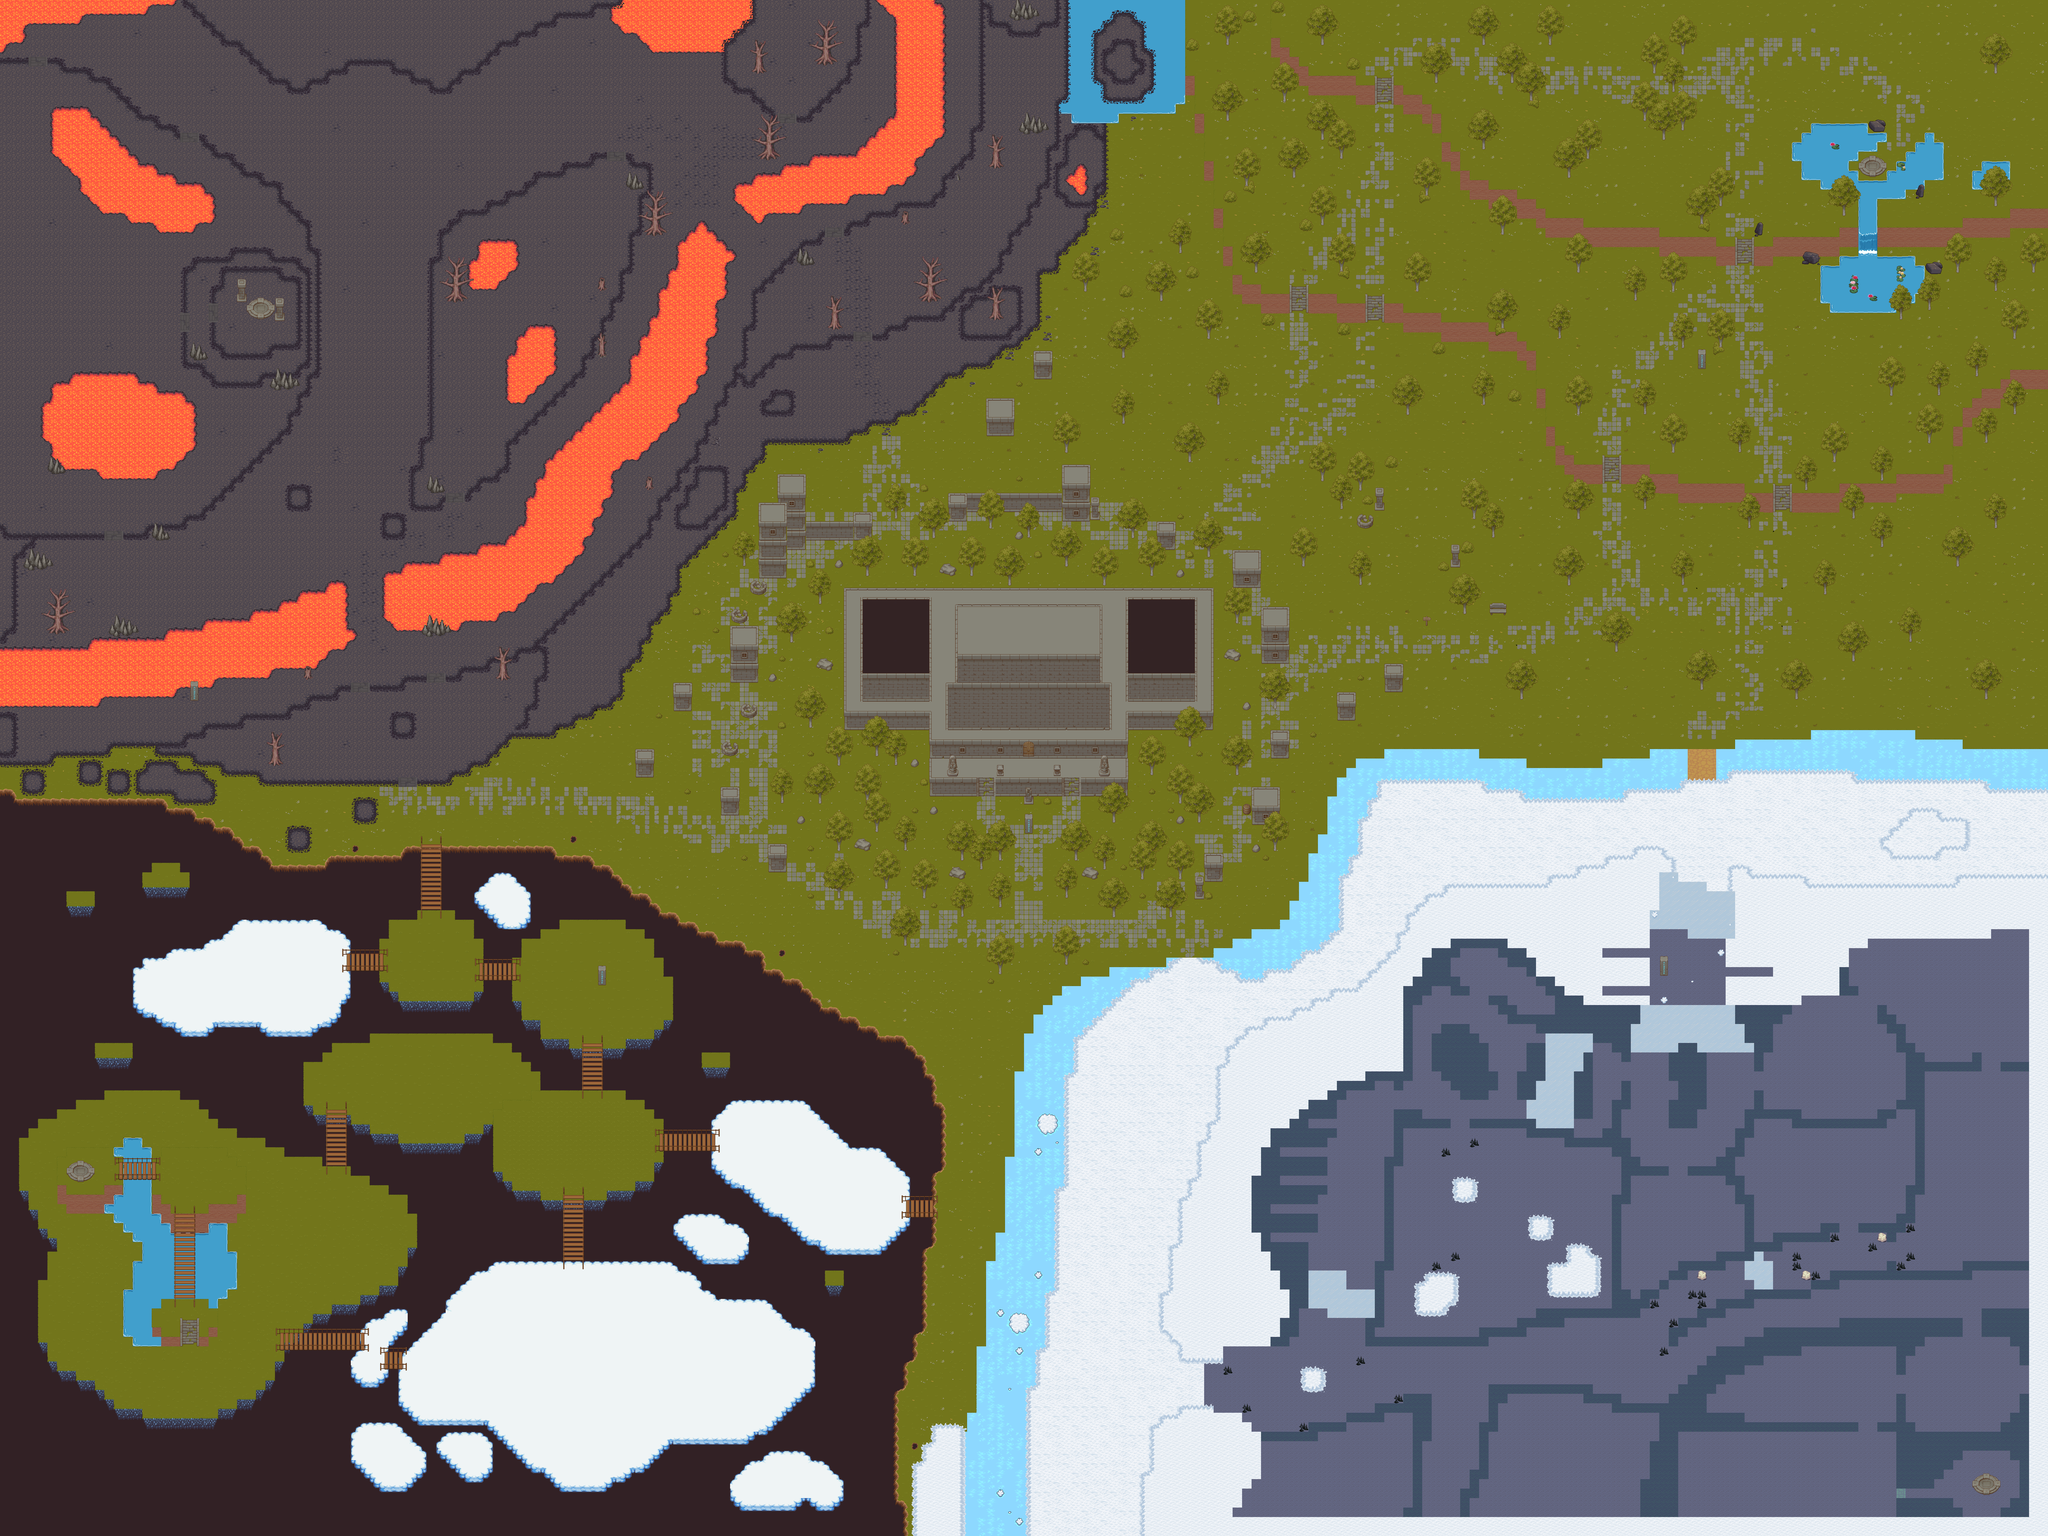

The image is a tile-based game level rendered from a .tmx file. Its description and source (layers, tilesets, objects; grid data summarised) follow:
An orthogonal 216x162 tile map with 32x32 px tiles, 10 tile layers (base, water, ground, upper_ground, ...), 2 hidden layers not drawn, 19 tilesets and 2186 objects (1970x collision, 55x volcano, 23x spike, 7x cave, 6x thunder, ...).

<map version="1.10" tiledversion="1.10.1" orientation="orthogonal" renderorder="right-down" width="216" height="162" tilewidth="32" tileheight="32" infinite="0" nextlayerid="28" nextobjectid="2993">
 <tileset firstgid="1" source="TSX/TX Tileset Grass.tsx" />
 <tileset firstgid="65" source="TSX/TX Tileset Wall.tsx" />
 <tileset firstgid="321" source="TSX/terrain.tsx" />
 <tileset firstgid="1345" source="TSX/TX Props.tsx" />
 <tileset firstgid="1601" source="TSX/TX Plant.tsx" />
 <tileset firstgid="1857" source="TSX/TX Tileset Stone Ground.tsx" />
 <tileset firstgid="1921" source="TSX/TX Struct.tsx" />
 <tileset firstgid="2177" source="TSX/TX Tileset Grass2.tsx" />
 <tileset firstgid="2277" source="TSX/TX Tileset Grass3.tsx" />
 <tileset firstgid="2377" source="TSX/TX Struct2.tsx" />
 <tileset firstgid="2633" source="TSX/waterfall-autotiles-anim.tsx" />
 <tileset firstgid="2685" source="TSX/calm-water-autotiles-anim.tsx" />
 <tileset firstgid="2877" source="TSX/terrain2.tsx" />
 <tileset firstgid="3901" source="TSX/ice.tsx" />
 <tileset firstgid="3917" source="TSX/TX Plant2.tsx" />
 <tileset firstgid="4173" source="TSX/cloud_tileset.tsx" />
 <tileset firstgid="4481" source="TSX/ashlands_tileset.tsx" />
 <tileset firstgid="4681" source="TSX/islandtiles.tsx" />
 <tileset firstgid="4831" source="TSX/bridge.tsx" />
 <layer id="1" name="base" width="216" height="162">
  <properties>
   <property name="invisible_possible" type="bool" value="false" />
  </properties>
  <data>[34992 cells, 34992 non-empty, 81 distinct tile ids]</data>
 </layer>
 <layer id="10" name="water" width="216" height="162">
  <properties>
   <property name="invisible_possible" type="bool" value="false" />
  </properties>
  <data>[34992 cells, 2436 non-empty, 44 distinct tile ids]</data>
 </layer>
 <layer id="2" name="ground" width="216" height="162">
  <properties>
   <property name="invisible_possible" type="bool" value="false" />
  </properties>
  <data>[34992 cells, 19952 non-empty, 299 distinct tile ids]</data>
 </layer>
 <layer id="11" name="upper_ground" width="216" height="162">
  <properties>
   <property name="invisible_possible" type="bool" value="false" />
  </properties>
  <data>[34992 cells, 3018 non-empty, 96 distinct tile ids]</data>
 </layer>
 <layer id="3" name="structures" width="216" height="162">
  <properties>
   <property name="invisible_possible" type="bool" value="false" />
  </properties>
  <data>[34992 cells, 969 non-empty, 108 distinct tile ids]</data>
 </layer>
 <layer id="4" name="under_decorations" width="216" height="162">
  <properties>
   <property name="invisible_possible" type="bool" value="false" />
  </properties>
  <data>[34992 cells, 454 non-empty, 48 distinct tile ids]</data>
 </layer>
 <layer id="5" name="decorations" width="216" height="162">
  <data>[34992 cells, 3249 non-empty, 212 distinct tile ids]</data>
 </layer>
 <layer id="16" name="monstre" width="216" height="162">
  <properties>
   <property name="invisible_possible" type="bool" value="false" />
  </properties>
  <data>[34992 cells, 0 non-empty, 0 distinct tile ids]</data>
 </layer>
 <layer id="6" name="upper_decorations1" width="216" height="162">
  <properties>
   <property name="invisible_possible" type="bool" value="false" />
  </properties>
  <data>[34992 cells, 1843 non-empty, 169 distinct tile ids]</data>
 </layer>
 <layer id="7" name="upper_decorations2" width="216" height="162">
  <properties>
   <property name="invisible_possible" type="bool" value="false" />
  </properties>
  <data>[34992 cells, 944 non-empty, 107 distinct tile ids]</data>
 </layer>
 <layer id="8" name="délimitations" width="216" height="162" visible="0">
  <properties>
   <property name="invisible_possible" type="bool" value="false" />
  </properties>
  <data>[34992 cells, 8143 non-empty, 4 distinct tile ids]</data>
 </layer>
 <objectgroup id="15" name="monstres">
  <object id="2773" name="champi3" x="5356.34" y="1041.66">
   <point />
  </object>
  <object id="2776" name="champi4" x="4796.34" y="798.66">
   <point />
  </object>
  <object id="2777" name="champi5" x="5448.34" y="222.66">
   <point />
  </object>
  <object id="2775" name="champi2" x="6048.34" y="1858.66">
   <point />
  </object>
  <object id="2772" name="champi1" x="6603" y="1160.33">
   <point />
  </object>
  <object id="2771" name="champi0" x="2286" y="2673.33">
   <point />
  </object>
  <object id="2770" name="slime2" x="6193.34" y="4422">
   <point />
  </object>
  <object id="2778" name="slime3" x="5973.34" y="689.997">
   <point />
  </object>
  <object id="2779" name="slime4" x="4369.34" y="869.997">
   <point />
  </object>
  <object id="2780" name="slime5" x="4597.34" y="1522">
   <point />
  </object>
  <object id="2769" name="slime1" x="6255.34" y="1364.66">
   <point />
  </object>
  <object id="596" name="slime0" x="1403.33" y="3232">
   <point />
  </object>
  <object id="2906" name="slime19" x="1536" y="3224">
   <point />
  </object>
  <object id="2907" name="slime18" x="2064" y="3880">
   <point />
  </object>
  <object id="2908" name="slime17" x="1452" y="3712">
   <point />
  </object>
  <object id="2909" name="slime16" x="668" y="4020">
   <point />
  </object>
  <object id="2910" name="slime15" x="1668" y="4460">
   <point />
  </object>
  <object id="2911" name="slime14" x="2852" y="4072">
   <point />
  </object>
  <object id="2912" name="slime13" x="2604" y="3044">
   <point />
  </object>
  <object id="2913" name="slime12" x="5492" y="2820">
   <point />
  </object>
  <object id="2914" name="slime11" x="6196" y="3636">
   <point />
  </object>
  <object id="2915" name="slime10" x="6704" y="3924">
   <point />
  </object>
  <object id="2916" name="slime9" x="6220" y="4260">
   <point />
  </object>
  <object id="2917" name="slime8" x="5312" y="4624">
   <point />
  </object>
  <object id="2918" name="slime7" x="6300" y="5052">
   <point />
  </object>
  <object id="2919" name="slime6" x="1136" y="4148">
   <point />
  </object>
  <object id="2920" name="champi13" x="3344" y="3348">
   <point />
  </object>
  <object id="2921" name="champi12" x="1452" y="3308">
   <point />
  </object>
  <object id="2922" name="champi11" x="1844" y="3824">
   <point />
  </object>
  <object id="2923" name="champi10" x="912" y="4444">
   <point />
  </object>
  <object id="2924" name="champi9" x="2568" y="4712">
   <point />
  </object>
  <object id="2925" name="champi8" x="2008" y="4920">
   <point />
  </object>
  <object id="2926" name="champi7" x="2624" y="3896">
   <point />
  </object>
  <object id="2927" name="champi6" x="1244" y="3704">
   <point />
  </object>
  <object id="2928" name="slime48" x="664" y="3340">
   <point />
  </object>
  <object id="2929" name="champi40" x="2064" y="4436">
   <point />
  </object>
  </objectgroup>
 <objectgroup id="9" name="collisions" visible="0">
  <!-- 2094 objects omitted --></objectgroup>
 <objectgroup id="22" name="collisions zone foudre" visible="0">
  <!-- 443 objects omitted --></objectgroup>
 <objectgroup id="12" name="filtres" visible="0">
  <!-- 110 objects omitted --></objectgroup>
 <objectgroup id="13" name="portes" visible="0" />
 <objectgroup id="18" name="joueur">
  <!-- 38 objects omitted --></objectgroup>
 <objectgroup id="23" name="medaille" visible="0">
  <!-- 36 objects omitted --></objectgroup>
 <objectgroup id="14" name="harmful" visible="0">
  <!-- 32 objects omitted --></objectgroup>
 <objectgroup id="26" name="take_med" visible="0">
  <!-- 9 objects omitted --></objectgroup>
 <objectgroup id="17" name="save points" visible="0">
  <!-- 5 objects omitted --></objectgroup>
 <layer id="19" name="highest_points" width="216" height="162" visible="0">
  <properties>
   <property name="invinsible_possible" type="bool" value="true" />
  </properties>
  <data>[34992 cells, 113 non-empty, 1 distinct tile ids]</data>
 </layer>
</map>
<!-- 2150 of 2186 objects omitted -->
